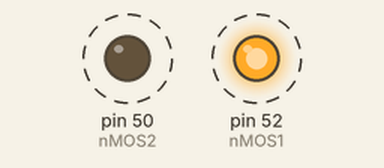
Recording of a sketch running on a simulated Arduino Mega 2560, built with avr-gcc and run on an emulated ATmega2560. Parts: output pins drawn as LEDs (lit = HIGH). Dashed ring = blinking.

Above: at 0.2 s.
Timing chart, 0 to 3.0 s (numbered marks = the images above):
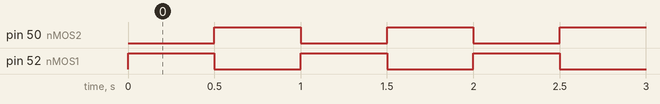

Measured:
- by itself, pin 50 (nMOS2), pin 52 (nMOS1): alternates HIGH for 0.50 s and LOW for 0.50 s

The sketch:

mosfetSwitch2.ino
```cpp
const int nMOS1 = 52;
const int nMOS2 = 50;

void setup() {
  pinMode(nMOS1, OUTPUT);
  pinMode(nMOS2, OUTPUT);

}

void loop() {
  digitalWrite(nMOS1, HIGH);
  digitalWrite(nMOS2, LOW);
  delay(500);
  digitalWrite(nMOS1, LOW);
  digitalWrite(nMOS2, HIGH);
  delay(500);

}
```
